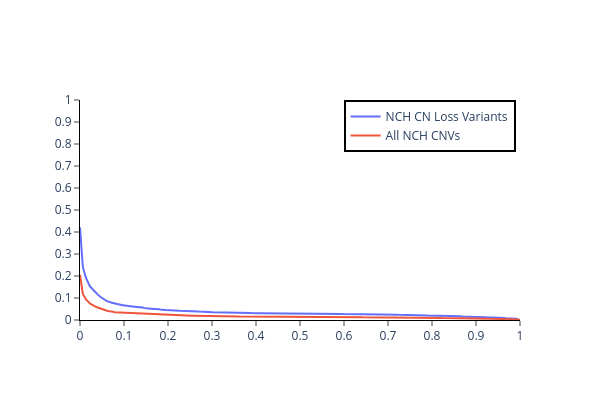

Notebook code cell kept with this figure:
### Markdown cell above
### Figure: Varying Jaccard BP Overlap Score, how many CN gain variants in NCH dataset have a ClinVar match containing a Triplosensitivity region/gene?

### Code cell
thrs = list(np.arange(0, 1.001, 0.001))
match_fractions_total = []
match_fractions_gain = []
for thr in thrs:
    if thr == 1: # handle edge case at maximum value of Jaccard score
        op = "=="
    else:
        op = ">="
    n_matches = nch_clinvar_ts_match_df.query(f"jaccard_score_bp_overlap {op} {thr}")['nch_variant'].nunique()
    match_fractions_gain.append(n_matches / len(nch_df_gain))
    match_fractions_total.append(n_matches / len(nch_df))

fig = go.Figure()
fig.add_trace(go.Scatter(
    name="NCH CN Loss Variants", x=thrs, y=match_fractions_gain
))
fig.add_trace(go.Scatter(
    name="All NCH CNVs", x=thrs, y=match_fractions_total
))
fig.update_xaxes(linecolor='black', ticks='outside', dtick=0.1, range=[0,1])
fig.update_yaxes(linecolor='black', ticks='outside', dtick=0.1, range=[0,1])
fig.update_layout(
    height=400,
    width=600,
    plot_bgcolor='white',
    legend=dict(
        bordercolor='black',
        borderwidth=2,
        x=0.99,
        xanchor='right'
    )
)
fig.show()

### Figure 1 — Plotly figure (JSON) as saved in the notebook; plotly's stock layout.template omitted (floating-point values rounded to 4 significant figures; data arrays with more than 128 entries replaced by an {"elided": "..."} marker saying what was removed)
{"data": [{"name": "NCH CN Loss Variants", "type": "scatter", "x": {"elided": "1001 float values"}, "y": {"elided": "1001 float values"}}, {"name": "All NCH CNVs", "type": "scatter", "x": {"elided": "1001 float values"}, "y": {"elided": "1001 float values"}}], "layout": {"height": 400, "legend": {"bordercolor": "black", "borderwidth": 2, "x": 0.99, "xanchor": "right"}, "plot_bgcolor": "white", "width": 600, "xaxis": {"dtick": 0.1, "linecolor": "black", "range": [0, 1], "ticks": "outside"}, "yaxis": {"dtick": 0.1, "linecolor": "black", "range": [0, 1], "ticks": "outside"}}}
